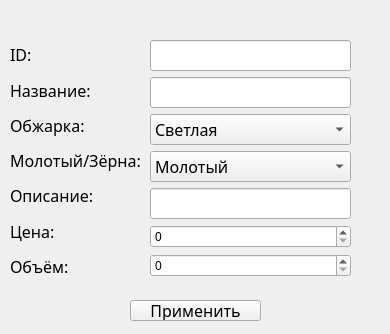
<?xml version="1.0" encoding="UTF-8"?>
<ui version="4.0">
 <class>AddEditCoffeeForm</class>
 <widget class="QWidget" name="AddEditCoffeeForm">
  <property name="geometry">
   <rect>
    <x>0</x>
    <y>0</y>
    <width>390</width>
    <height>334</height>
   </rect>
  </property>
  <property name="minimumSize">
   <size>
    <width>0</width>
    <height>334</height>
   </size>
  </property>
  <property name="maximumSize">
   <size>
    <width>390</width>
    <height>334</height>
   </size>
  </property>
  <property name="windowTitle">
   <string>Form</string>
  </property>
  <widget class="QPushButton" name="applyChanges">
   <property name="geometry">
    <rect>
     <x>130</x>
     <y>300</y>
     <width>131</width>
     <height>21</height>
    </rect>
   </property>
   <property name="font">
    <font>
     <family>Bahnschrift</family>
     <pointsize>12</pointsize>
     <weight>50</weight>
     <bold>false</bold>
    </font>
   </property>
   <property name="text">
    <string>Применить</string>
   </property>
  </widget>
  <widget class="QWidget" name="">
   <property name="geometry">
    <rect>
     <x>10</x>
     <y>40</y>
     <width>131</width>
     <height>241</height>
    </rect>
   </property>
   <layout class="QVBoxLayout" name="verticalLayout">
    <item>
     <widget class="QLabel" name="label">
      <property name="font">
       <font>
        <family>Bahnschrift</family>
        <pointsize>12</pointsize>
       </font>
      </property>
      <property name="text">
       <string>ID:</string>
      </property>
     </widget>
    </item>
    <item>
     <widget class="QLabel" name="label_2">
      <property name="font">
       <font>
        <family>Bahnschrift</family>
        <pointsize>12</pointsize>
       </font>
      </property>
      <property name="text">
       <string>Название:</string>
      </property>
     </widget>
    </item>
    <item>
     <widget class="QLabel" name="label_3">
      <property name="font">
       <font>
        <family>Bahnschrift</family>
        <pointsize>12</pointsize>
       </font>
      </property>
      <property name="text">
       <string>Обжарка:</string>
      </property>
     </widget>
    </item>
    <item>
     <widget class="QLabel" name="label_4">
      <property name="font">
       <font>
        <family>Bahnschrift</family>
        <pointsize>12</pointsize>
       </font>
      </property>
      <property name="text">
       <string>Молотый/Зёрна:</string>
      </property>
     </widget>
    </item>
    <item>
     <widget class="QLabel" name="label_5">
      <property name="font">
       <font>
        <family>Bahnschrift</family>
        <pointsize>12</pointsize>
       </font>
      </property>
      <property name="text">
       <string>Описание:</string>
      </property>
     </widget>
    </item>
    <item>
     <widget class="QLabel" name="label_8">
      <property name="font">
       <font>
        <family>Bahnschrift</family>
        <pointsize>12</pointsize>
       </font>
      </property>
      <property name="text">
       <string>Цена:</string>
      </property>
     </widget>
    </item>
    <item>
     <widget class="QLabel" name="label_7">
      <property name="font">
       <font>
        <family>Bahnschrift</family>
        <pointsize>12</pointsize>
       </font>
      </property>
      <property name="text">
       <string>Объём:</string>
      </property>
     </widget>
    </item>
   </layout>
  </widget>
  <widget class="QWidget" name="">
   <property name="geometry">
    <rect>
     <x>150</x>
     <y>40</y>
     <width>201</width>
     <height>241</height>
    </rect>
   </property>
   <layout class="QVBoxLayout" name="verticalLayout_2">
    <item>
     <widget class="QLineEdit" name="coffeeID">
      <property name="font">
       <font>
        <family>Bahnschrift</family>
        <pointsize>12</pointsize>
       </font>
      </property>
     </widget>
    </item>
    <item>
     <widget class="QLineEdit" name="coffeeName">
      <property name="font">
       <font>
        <family>Bahnschrift</family>
        <pointsize>12</pointsize>
       </font>
      </property>
     </widget>
    </item>
    <item>
     <widget class="QComboBox" name="coffeeRoastLevel">
      <property name="font">
       <font>
        <family>Bahnschrift</family>
        <pointsize>12</pointsize>
       </font>
      </property>
      <property name="editable">
       <bool>false</bool>
      </property>
      <item>
       <property name="text">
        <string>Светлая</string>
       </property>
      </item>
      <item>
       <property name="text">
        <string>Средняя</string>
       </property>
      </item>
      <item>
       <property name="text">
        <string>Темная</string>
       </property>
      </item>
     </widget>
    </item>
    <item>
     <widget class="QComboBox" name="coffeeGOrB">
      <property name="font">
       <font>
        <family>Bahnschrift</family>
        <pointsize>12</pointsize>
       </font>
      </property>
      <item>
       <property name="text">
        <string>Молотый</string>
       </property>
      </item>
      <item>
       <property name="text">
        <string>В зернах</string>
       </property>
      </item>
     </widget>
    </item>
    <item>
     <widget class="QLineEdit" name="coffeeDescription">
      <property name="font">
       <font>
        <family>Bahnschrift</family>
        <pointsize>12</pointsize>
       </font>
      </property>
     </widget>
    </item>
    <item>
     <widget class="QSpinBox" name="coffeePrice">
      <property name="maximum">
       <number>10000000</number>
      </property>
     </widget>
    </item>
    <item>
     <widget class="QSpinBox" name="packageSize">
      <property name="maximum">
       <number>10000000</number>
      </property>
     </widget>
    </item>
   </layout>
  </widget>
 </widget>
 <resources/>
 <connections/>
</ui>
